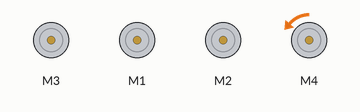
Bench run of a sketch on a simulated Arduino Uno, built with avr-gcc and run on an emulated ATmega328P. On the bench: 4 × DC motor (green arrow = forward, orange = backward, longer = faster). What the sketch prints to the serial monitor is not drawn.

Above: at 10.7 s.
Timing chart, 0 to 14.6 s (numbered marks = the images above):
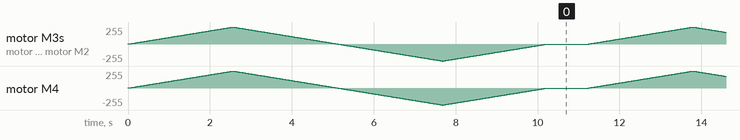

The sketch:

x-drive.ino
```cpp
#include <AFMotor.h>

AF_DCMotor FR_Motor(1);
AF_DCMotor FL_Motor(2);
AF_DCMotor BR_Motor(3);
AF_DCMotor BL_Motor(4);

void setup() {
  Serial.begin(9600);

  Serial.println("DRV8871 test");

  BR_Motor.setSpeed(100);
  BR_Motor.run(RELEASE);
}

void loop()
{
  uint8_t i;

//Motor spinning clockwise
  FR_Motor.run(FORWARD);
  FL_Motor.run(FORWARD);
  BR_Motor.run(FORWARD);
  BL_Motor.run(FORWARD);
  //Speed up
  for (i=0; i<255; i++)
  {
    FR_Motor.setSpeed(i);
    FL_Motor.setSpeed(i);
    BR_Motor.setSpeed(i);
    BL_Motor.setSpeed(i);
    delay(10);
  }

  // Speed down
  for (i=255; i!=0; i--)
  {
    FR_Motor.setSpeed(i);
    FL_Motor.setSpeed(i);
    BR_Motor.setSpeed(i);
    BL_Motor.setSpeed(i);
    delay(10);
  }

//Motor spinning anti-clockwise
  FR_Motor.run(BACKWARD);
  FL_Motor.run(BACKWARD);
  BR_Motor.run(BACKWARD);
  BL_Motor.run(BACKWARD);

  // Speed up
  for (i=0; i<255; i++)
  {
    FR_Motor.setSpeed(i);
    FL_Motor.setSpeed(i);
    BR_Motor.setSpeed(i);
    BL_Motor.setSpeed(i);
    delay(10);
  }

  // Speed down
  for (i=255; i!=0; i--)
  {
    FR_Motor.setSpeed(i);
    FL_Motor.setSpeed(i);
    BR_Motor.setSpeed(i);
    BL_Motor.setSpeed(i);
    delay(10);
  }

  // Now turn off motor
  FR_Motor.run(RELEASE);
  FL_Motor.run(RELEASE);
  BR_Motor.run(RELEASE);
  BR_Motor.run(RELEASE);
  delay(1000);
}
```
